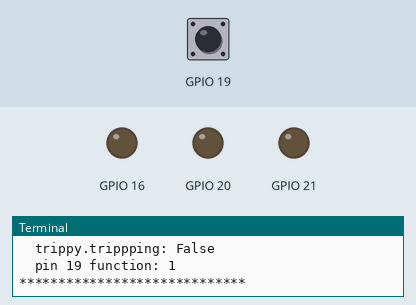
Simulated run of this program. Board: Raspberry Pi (BCM pin numbers). Shown: output pins drawn as LEDs (lit = HIGH), the last lines printed to the terminal. The inputs (shaded band) are chosen by the test bench; at power-on: GPIO 19 LOW. Random numbers come from a fixed seed; threads take turns every 2 ms; the clock reads 2024-03-15 10:24:30 at power-on unless the program sets it.

Above: at 1.2 s.
1.3 s: GPIO 19 driven HIGH
At 1.45 s:
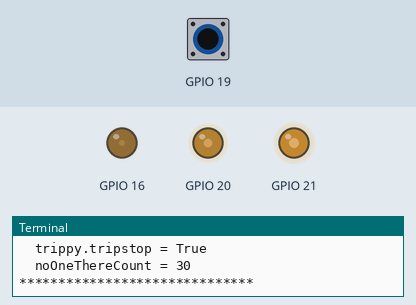
At 2.65 s:
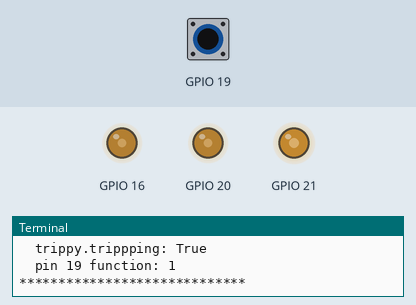
4.8 s: GPIO 19 pulsed LOW 2 times (0.12 s each, 0.3 s apart)
At 6.27 s:
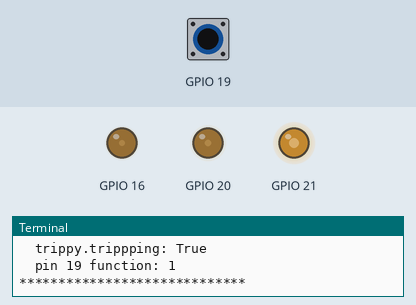
Timing chart, 0 to 23.5 s (numbered marks = the images above; inputs shaded):
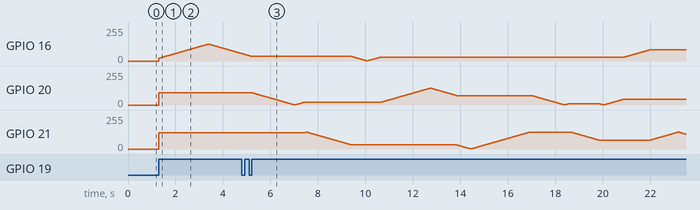

Measured:
- after the input at 1.3 s, GPIO 16: rises from 0/255 to 127/255 in 2.1 s, then falls to 56/255 in 1.4 s; GPIO 20: 0/255 → 92/255 at once; GPIO 21: 0/255 → 122/255 at once

The program:

pir.py
```python
import RPi.GPIO as GPIO
import time, threading
import trippy

countLimit = 30
noOneThereCount = 0

pinmap = {
        'PIR':19
    }

def initpins():
    GPIO.setmode(GPIO.BCM)
    for pin in pinmap.keys():
        GPIO.setup(pinmap[pin], GPIO.IN)

def detected(pin):
    global noOneThereCount, countLimit
    noOneThereCount = countLimit
    print 'DETECTED at time:', time.time()
    print '\ttrippy.tripstop =', trippy.tripstop
    print '\tnoOneThereCount =', noOneThereCount
    print '******************************'
    if trippy.tripstop:
        trippy.tripstop = False
        t = threading.Thread(target=trippy.trip)
        t.start()

def lightMinder():
    global noOneThereCount
    func = GPIO.gpio_function(19)
    print 'lightMinder says:'
    print '\tnoOneThereCount =', noOneThereCount
    print '\ttrippy.tripstop:', trippy.tripstop
    print '\ttrippy.trippping:', trippy.tripping
    print '\tpin 19 function:', func
    print '*****************************'
    if noOneThereCount > 0:
        noOneThereCount -= 1
    else:
        trippy.tripstop = True

def run():
    try:
        print 'starting...'
        initpins()
        while True:
            lightMinder()
            GPIO.remove_event_detect(19)
            GPIO.add_event_detect(19, GPIO.RISING, callback=detected)
            time.sleep(1)
    finally:
        GPIO.cleanup()
        print 'PIR.py did GPIO cleanup'

if __name__ == '__main__':
    run()
```

trippy.py
```python
import RPi.GPIO as GPIO
import time
import random

pinmap = {
    'r':16
    ,'g':20
    ,'b':21
    }


def initpins():
    GPIO.setmode(GPIO.BCM)
    for pin in pinmap.keys():
        GPIO.setup(pinmap[pin], GPIO.OUT)

tripstop = False
tripping = False

def trip():
    global tripstop
    global tripping
    try:
        tripping = True
        maxdc = 50.0
        mhz = 100
        initpins()
        pwmdict = {}
        for pin in pinmap.keys():
            pwmdict[pin] = GPIO.PWM(pinmap[pin], mhz)

        #set the initial state for each led
        state = {
            'r':random.randint(0,maxdc)
            ,'g':random.randint(0,maxdc)
            ,'b':random.randint(0,maxdc)
        }

        #start the leds at the state
        for pwm in pwmdict.keys():
            pwmdict[pwm].start(state[pwm])


        step = .2

        while not tripstop:
            #select a random led to start modifying
            current = random.choice(['r','g','b'])

            runs = random.randint(100,250)

            for r in range(runs):
                if tripstop: break

                if state[current] <= (abs(step)):
                    state[current] = abs(step)
                    step = -step
                elif state[current] > (maxdc - abs(step)):
                    state[current] = maxdc - abs(step)
                    step = -step

                state[current] += step

                for pwm in pwmdict.keys():
                    pwmdict[pwm].ChangeDutyCycle(state[pwm])

                time.sleep(.01)

    finally:
        GPIO.cleanup(tuple(pinmap.values()))
        print 'exited cleanly'
        tripping = False

if __name__ == '__main__':
    try:
        trip()
    finally:
        GPIO.cleanup()
```
